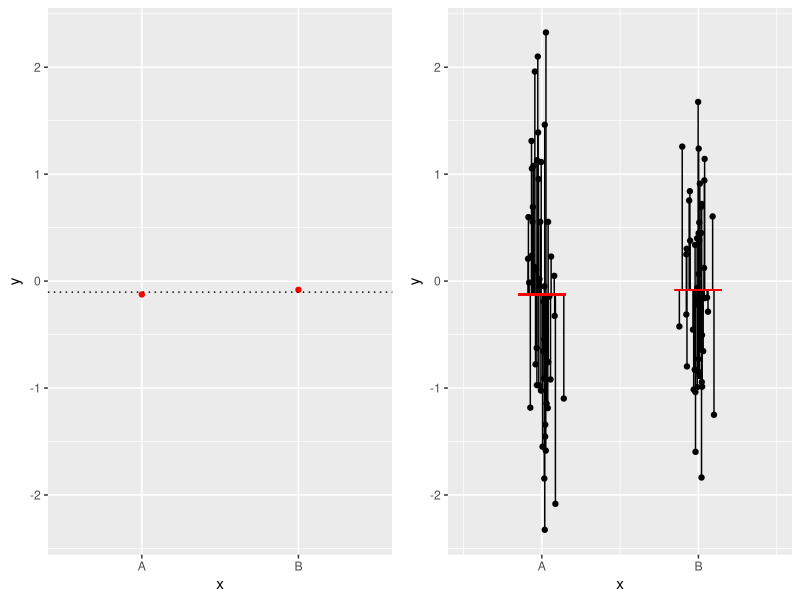

Write the R code that produced this figure.

## LOAD REQUIRED LIBRARIES ----

library(dplyr)
library(ggplot2)
library('cowplot')


## SET PARAMETERS ----

n <- 100 # sample size
y <- rnorm(n) # generate random responses from a normal distribution
groups <- LETTERS[1:2] # number of groups
x <- as.factor(rep_len(groups, n)) # factor variable

stdev <- 0.05
x.jitter <- as.numeric(x) + rnorm(n, sd = stdev)
df <- data.frame(y, x, x.jitter) # create data frame


group.means <- df %>% group_by(x) %>% summarise(y.mean = mean(y)) # get mean response for each factor level
grand.mean <- mean(y)

df.full <- left_join(df, group.means) %>% 
  mutate(grand.mean = grand.mean, 
         resid.mean = y.mean - grand.mean, 
         squares.mean = resid.mean^2, 
         resid = y - y.mean, 
         squares.resid = resid^2)

variance_betweengroups <- ggplot(group.means, aes(x = x, y = y.mean)) + 
  geom_point(color = "red") + 
  geom_hline(yintercept = grand.mean, linetype = "dotted") +
  geom_segment(aes(yend = y.mean, y = grand.mean, xend = x, x = x), color = "red") +
  scale_y_continuous(limits = range(y)) + 
  ylab("y")

variance_withingroups <- ggplot(df.full, aes(x = x.jitter, y = y)) + 
  geom_point() + 
  geom_linerange(aes(ymin = y.mean, ymax = y)) +
  geom_errorbarh(aes(xmin = as.numeric(x) - stdev*3, 
                     xmax = as.numeric(x) + stdev*3, 
                     y = y.mean),
                 height = 0,
                 color = "red",
                 linetype = "solid") +
  scale_x_continuous(name = "x", breaks = c(1,2), labels = c("A","B"), limits = c(0.5,2.5)) 

plot_grid(variance_betweengroups, variance_withingroups)
  

## ANOVA with R ----

anova(lm(y~x))


## ANOVA manually ----

group.DF <- length(groups) - 1
resid.DF <- n - group.DF - 1

group.Sum_Squares <- sum(df.full$squares.mean)
resid.Sum_Squares <- sum(df.full$squares.resid)

group.Mean_Squares <- group.Sum_Squares/group.DF
resid.Mean_Squares <- resid.Sum_Squares/resid.DF

F_ratio <- group.Mean_Squares/resid.Mean_Squares
P_value <- 1 - pf(q = F_ratio, df1 = group.DF, df2 = resid.DF)
